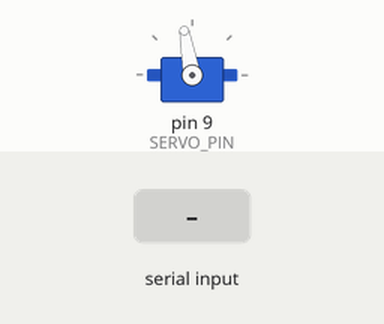
This sketch was run on a simulated Arduino Uno, built with avr-gcc and run on an emulated ATmega328P. Shown: servo. Inputs (shaded band) come from the test bench.

Above: at 1.2 s.
1.3 s: "30,150\n" received over Serial
At 2.6 s:
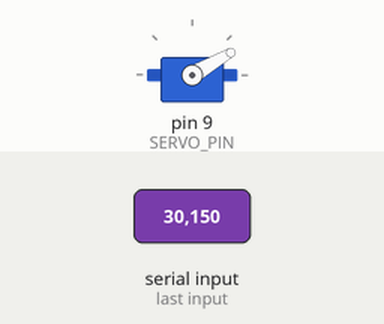
2.9 s: "5\n" received over Serial
At 4.1 s:
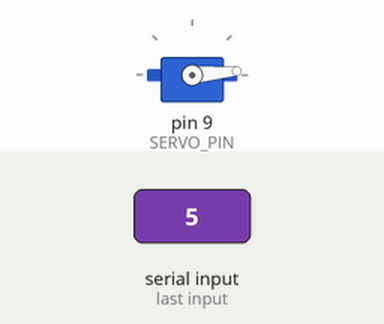
4.4 s: "90,45\n" received over Serial
At 4.55 s:
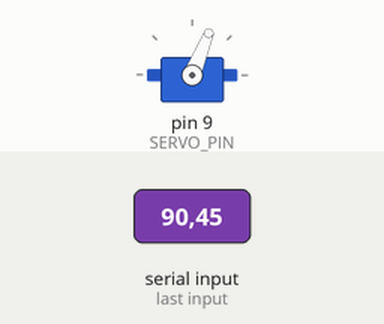
Timing chart, 0 to 7.4 s (numbered marks = the images above; inputs shaded):
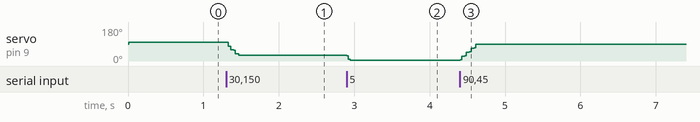

The sketch:

sketch_nov6a.ino
```cpp
#include <Servo.h>

#define SERVO_PIN 9 // Define the servo control pin
Servo myServo;

int currentPosition = 90; // Track the current position of the servo
int targetPosition = 100;  // Track the target position of the servo
unsigned long lastMoveTime = 0; // Tracks the last time the servo moved
const unsigned long moveInterval = 1; // Adjust for speed; smaller values for faster movement

void setup() {
  Serial.begin(9600);
  myServo.attach(SERVO_PIN);
  myServo.write(currentPosition); // Initialize servo position to 0
}

void loop() {
  // Check if there's a new command from Python to control the servo
  if (Serial.available() > 0) {
    String command = Serial.readStringUntil('\n');
    int position = command.toInt(); // Convert command to integer
    if (position >= 0 && position <= 180) {
      targetPosition = position; // Update target position immediately if a new command comes in
    }
  }

  // Move the servo incrementally towards the target position
  if (millis() - lastMoveTime >= moveInterval) {
    lastMoveTime = millis(); // Update the last move time

    // Gradually adjust the current position towards the target position
    if (currentPosition < targetPosition) {
      currentPosition++;
      myServo.write(currentPosition);
    } else if (currentPosition > targetPosition) {
      currentPosition--;
      myServo.write(currentPosition);
    }
  }
}
```

Measured:
- after the input at 1.3 s, servo on pin 9 (SERVO_PIN): 100° → 30° at once
- after the input at 2.9 s, servo on pin 9 (SERVO_PIN): 30° → 5° at once
- after the input at 4.4 s, servo on pin 9 (SERVO_PIN): moves from 5° to 90° over 0.24 s, starting at once
